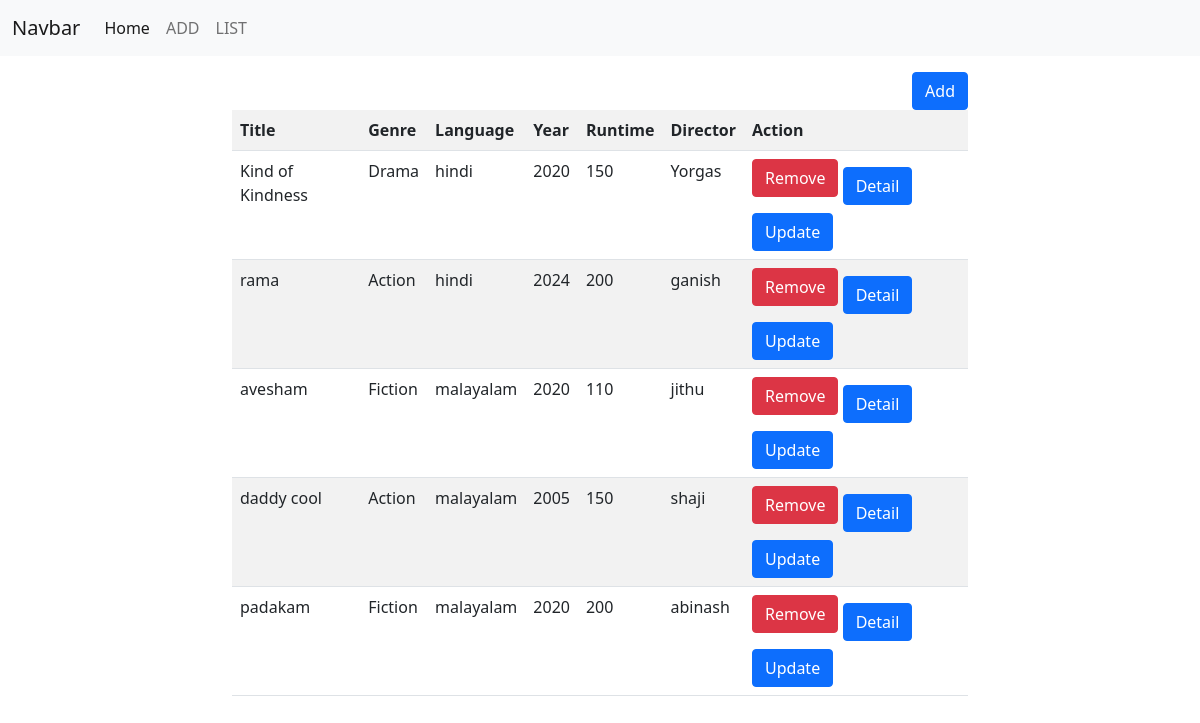
/movies/all/, run on the app's committed database.
### myapp/models.py (models this page shows)
class Movies(models.Model):
    title=models.CharField(max_length=200)
    genre=models.CharField(max_length=200,choices=GenreChoices.choices)
    language=models.CharField(max_length=200)
    year=models.CharField(max_length=200)
    run_time=models.PositiveIntegerField()
    director=models.CharField(max_length=200)

### myapp/views.py (the view)
# urls.py: path("movies/all/",views.MovieListView.as_view(),name="movie-list"),
class MovieListView(View):
    def get(self,request,*args,**kwargs):
        qs=Movies.objects.all()
        return render(request,'movielist.html',{"movies":qs})

### myapp/templates/movielist.html
{%extends 'base.html'%}
{%block main_block%}
<div class="container mt-3">
    <div class="row">
        <div class="col-2"></div>
        <div class="col-8">
            <div class="w-100 text-end">
                <a href="{%url 'movie-add'%}" class="btn btn-primary">Add</a>
            </div>
            <table class="table table-striped">
                <tr>
                    <th>Title</th>
                    <th>Genre</th>
                    <th>Language</th>
                    <th>Year</th>
                    <th>Runtime</th>
                    <th>Director</th>
                    <th>Action</th>
                </tr>
                {%for m in movies%}
                <tr>
                    <td>{{m.title}}</td>
                    <td>{{m.genre}}</td>
                    <td>{{m.language}}</td>
                    <td>{{m.year}}</td>
                    <td>{{m.run_time}}</td>
                    <td>{{m.director}}</td>
                    <td><a href="{%url 'movie-delete' m.id %}" class="btn btn-danger mb-3">Remove</a>
                        <a href="{%url 'movie-detail' m.id %}" class="btn btn-primary">Detail</a>
                        <a href="{%url 'movie-update' m.id %}" class="btn btn-primary">Update</a>
                    </td>
                </tr>
                {%endfor%}
            </table>
        </div>
        <div class="col-2"></div>
    </div>
</div>
{%endblock%}

### myapp/templates/base.html (shortened to what this page needs)
<!DOCTYPE html>
<html lang="en">
  <head>
    <link
      href="https://cdn.jsdelivr.net/npm/bootstrap@5.0.2/dist/css/bootstrap.min.css"
      rel="stylesheet"
    />
  </head>
  <body>
    <nav class="navbar navbar-expand-lg navbar-light bg-light">
      <div class="container-fluid d-flex justify-content-between">
        <a class="navbar-brand" href="#">Navbar</a>
        <div class="collapse navbar-collapse" id="navbarNav">
          <ul class="navbar-nav">
            <li class="nav-item">
              <a
                class="nav-link active"
                aria-current="page"
                href="{%url 'home'%}"
                >Home</a
              >
            </li>
            <li class="nav-item">
              <a class="nav-link" href="{%url 'movie-add'%}">ADD</a>
            </li>
            <li class="nav-item">
              <a class="nav-link" href="{%url 'movie-list'%}">LIST</a>
            </li>
          </ul>
        </div>
      </div>
    </nav>
    {%block main_block%} {%endblock%}
  </body>
</html>

### data on the page
Movies: title "Kind of Kindness", genre "Drama", language "hindi", year "2020", run_time "150", director "Yorgas"
Movies: title "rama", genre "Action", language "hindi", year "2024", run_time "200", director "ganish"
Movies: title "avesham", genre "Fiction", language "malayalam", year "2020", run_time "110", director "jithu"
Movies: title "daddy cool", genre "Action", language "malayalam", year "2005", run_time "150", director "shaji"
Movies: title "padakam", genre "Fiction", language "malayalam", year "2020", run_time "200", director "abinash"
